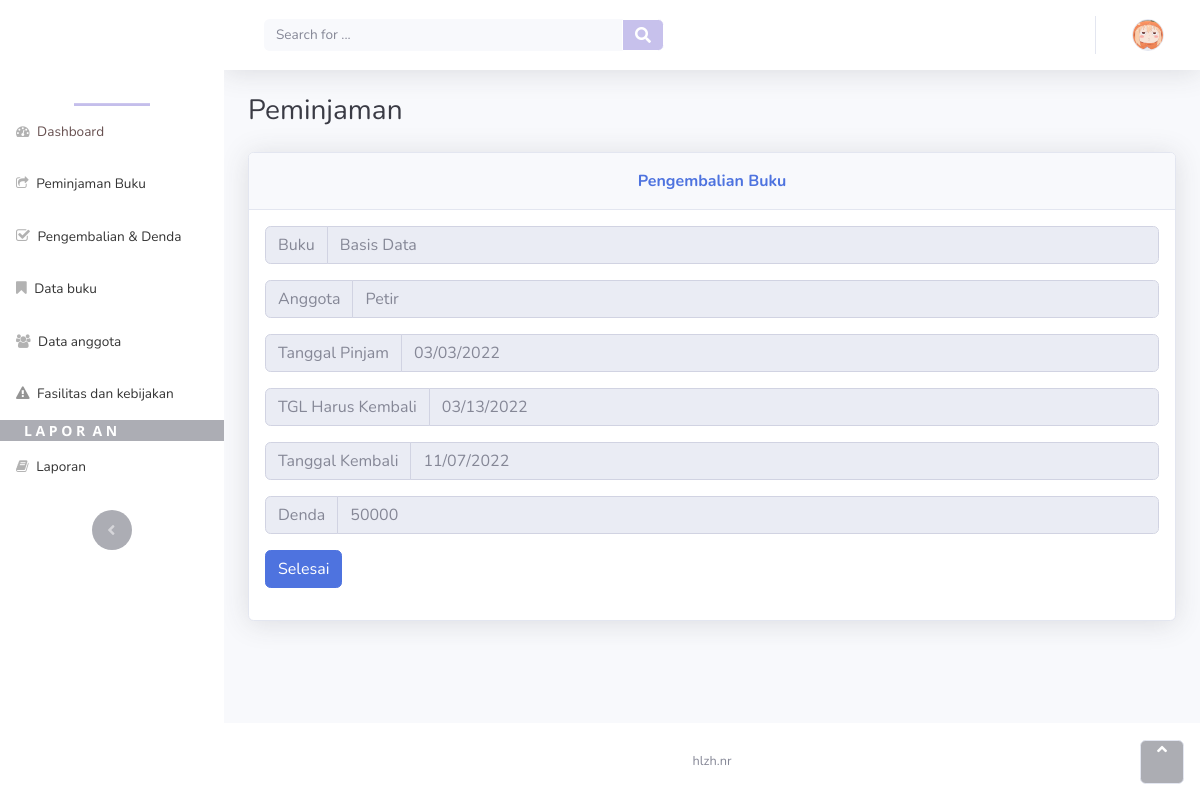
The page /back.php?id_pinjaman=21 on the database its author committed.
### tables this page shows
CREATE TABLE `tb_peminjam` (
  `id_pinjam` int(5) NOT NULL,
  `id_buku` int(100) NOT NULL,
  `id_anggota` int(13) NOT NULL,
  `tgl_pinjam` date NOT NULL,
  `tgl_tempo` date NOT NULL,
  `status` varchar(20) NOT NULL
);

CREATE TABLE `tb_buku` (
  `no` int(11) NOT NULL,
  `rak` int(20) NOT NULL,
  `id_buku` varchar(10) NOT NULL,
  `judul` varchar(100) NOT NULL,
  `pengarang` varchar(100) NOT NULL,
  `penerbit` varchar(100) NOT NULL,
  `thn_terbit` int(5) NOT NULL,
  `kategori` varchar(100) NOT NULL,
  `stok` int(255) NOT NULL,
  `tgl_masuk` date NOT NULL
);

CREATE TABLE `tb_anggota` (
  `id_anggota` int(5) NOT NULL,
  `no_identitas` int(100) NOT NULL,
  `jk` varchar(1) NOT NULL,
  `nama_anggota` varchar(100) NOT NULL,
  `tgl_lhr` date NOT NULL,
  `tlp` varchar(13) NOT NULL,
  `kls` int(2) NOT NULL,
  `jurusan` varchar(30) NOT NULL,
  `alamat` varchar(100) NOT NULL
);

### fungsi.php (called while the page is built, shortened)
<?php
function hitung_denda($tgl_kembali, $tgl_tempo)
{
    if (strtotime( $tgl_kembali ) > strtotime($tgl_tempo)) {
        $kembali = new DateTime($tgl_kembali);
        $jatuh_tempo   = new DateTime($tgl_tempo);
        $selisih = $kembali->diff($jatuh_tempo);
        $selisih = $selisih->format('%d');
        $denda = 2000 * $selisih;
    } else {
        $denda = 0;
    }
    return $denda;
}
?>

### back.php (the view, shortened to what this page needs)
<?php
include 'fungsi.php';
include 'koneksi.php';
$id_pinjama = $_GET['id_pinjaman'];
$q = "SELECT tb_anggota.nama_anggota, tb_buku.*, tb_peminjam. * FROM tb_peminjam
    LEFT JOIN tb_buku ON tb_peminjam.id_buku = tb_buku.id_buku
    LEFT JOIN tb_anggota ON tb_peminjam.id_anggota = tb_anggota.id_anggota
    WHERE tb_peminjam.id_pinjam = $id_pinjama";
$hasil = mysqli_query($koneksi, $q);
$data_pinjam = mysqli_fetch_assoc($hasil);
$tgl_kembali = date('Y-m-d');
$denda = hitung_denda($tgl_kembali, $data_pinjam['tgl_tempo']);
?>
<html>
<head>
    <link rel="stylesheet" href="assets/bootstrap/css/bootstrap.min.css">
    <link rel="stylesheet" href="assets/fonts/fontawesome-all.min.css">
    <link rel="stylesheet" href="assets/fonts/font-awesome.min.css">
    <link rel="stylesheet" href="assets/fonts/fontawesome5-overrides.min.css">
</head>
<body id="page-top">
    <div id="wrapper">
        <nav class="navbar navbar-dark align-items-start sidebar sidebar-dark accordion bg-gradient-primary p-0" style="background: rgb(255,255,255);color: rgb(255,255,255);">
            <div class="container-fluid d-flex flex-column p-0">
                <hr /><a class="navbar-brand d-flex justify-content-center align-items-center sidebar-brand m-0" href="#" style="background: url('assets/img/books.png');background-size: cover;width: 70px;">
                </a>
                <hr class="sidebar-divider my-0" style="width: 76px;background: rgb(25,0,179);height: 3px;" />
                <ul id="accordionSidebar" class="navbar-nav text-light">
                    <li class="nav-item">
                        <a class="nav-link" href="index.php" style="color: rgb(103,80,80);">
                            <i class="fa fa-dashboard" style="color: rgb(178,178,178);"></i>
                            <span>Dashboard</span>
                        </a>
                    </li>
                    <li class="nav-item">
                        <a class="nav-link" href="peminjaman_buku.php">
                            <i class="fa fa-share-square-o" style="color: rgba(0,0,0,0.3);"></i>
                            <span style="color: rgba(0,0,0,0.8);">Peminjaman Buku</span>
                        </a>
                        <a class="nav-link" href="pengembaliandenda.php">
                            <i class="fa fa-check-square-o" style="color: rgba(0,0,0,0.3);font-size: 15px;"></i>
                            <span style="color: rgba(0,0,0,0.8);">Pengembalian &amp; Denda</span>
                        </a>
                        <a class="nav-link" href="data_buku.php">
                            <i class="fa fa-bookmark" style="color: rgba(0,0,0,0.3);font-size: 15px;"></i>
                            <span style="color: rgba(0,0,0,0.8);">Data buku</span>
                        </a><a class="nav-link" href="data_anggota.php">
                            <i class="fa fa-users" style="color: rgba(0,0,0,0.3);"></i>
                            <span style="color: rgba(0,0,0,0.8);">Data anggota</span>
                        </a>
                        <a class="nav-link" href="kebijakan.php">
                            <i class="fa fa-warning" style="color: rgba(0,0,0,0.42);"></i>
                            <span style="color: rgba(0,0,0,0.8);">Fasilitas dan kebijakan</span>
                        </a>
                        <div class="container d-xl-flex" style="background: #acadb4;">
                            <span style="color: rgb(255,255,255);font-size: 14px;font-family: 'Open Sans', sans-serif;font-weight: bold;">L A P O R  A N</span>
                        </div>
                            <a class="nav-link" href="peminjaman_buku.php"><i class="fa fa-book" style="color: rgba(0,0,0,0.3);"></i>
                                <span style="color: rgba(0,0,0,0.8);">Laporan</span></a>
                    </li>
                </ul>
                <div class="text-center d-none d-md-inline" style="color: rgb(50,0,0);"><button id="sidebarToggle" class="btn rounded-circle border-0" type="button" style="color: rgb(102,30,30);background: rgb(172,173,180);border-color: rgba(32,39,86,0);"></button></div>
            </div>
        </nav>
        <div id="content-wrapper" class="d-flex flex-column">
            <div id="content">
                <nav class="navbar navbar-light navbar-expand bg-white shadow mb-4 topbar static-top">
                    <div class="container-fluid"><button id="sidebarToggleTop" class="btn btn-link d-md-none rounded-circle me-3" type="button"><i class="fas fa-bars"></i></button>
                        <form class="d-none d-sm-inline-block me-auto ms-md-3 my-2 my-md-0 mw-100 navbar-search">
                            <div class="input-group"><input class="bg-light form-control border-0 small" type="text" placeholder="Search for ..." /><button class="btn btn-primary py-0" type="button" style="background: rgb(199,193,236);border-color: rgb(255, 255, 255);border-top-color: rgb(255,;border-right-color: 255,;border-bottom-color: 255);border-left-color: 255,;"><i class="fas fa-search"></i></button></div>
                        </form>
                        <ul class="navbar-nav flex-nowrap ms-auto">
                            <li class="nav-item dropdown no-arrow">
                                <div class="nav-item dropdown no-arrow"><a class="dropdown-toggle nav-link" aria-expanded="false" data-bs-toggle="dropdown" href="#"><img class="border rounded-circle img-profile" src="assets/img/avatars/umaru.jpg" /></a>
                                </div>
                            </li>
                        </ul>
                    </div>
                </nav>
                <div class="container-fluid">
                    <h3 class="text-dark mb-4">Peminjaman</h3>
                    <div class="card shadow">
                        <div class="card-header py-3">
                            <p class="text-primary m-0 fw-bold text-center">Pengembalian Buku</p>
                        </div>
                        <div class="card-body">
                            <form action="proses_kembali.php" method="POST">
                                <div class="input-group mb-3">
                                <span class="input-group-text" id="basic-addon1">Buku</span>
                                <input type="text" value="<?php echo $data_pinjam['judul'] ?>" disabled name="buku" required
                                        class="form-control" placeholder="Domisili" aria-label="Username"
                                        aria-describedby="basic-addon1">
                                </div>
                                <div class="input-group mb-3">
                                    <span class="input-group-text" id="basic-addon1">Anggota</span>
                                    <input type="text" value="<?php echo $data_pinjam['nama_anggota'] ?>" disabled name="anggota" required
                                        class="form-control" placeholder="Domisili" aria-label="Username"
                                        aria-describedby="basic-addon1">
                                </div>
                                <div class="input-group mb-3">
                                    <span class="input-group-text" id="basic-addon1">Tanggal Pinjam</span>
                                    <input type="date" value="<?php echo $data_pinjam['tgl_pinjam'] ?>" disabled name="tgl_pinjam" required
                                        class="form-control" placeholder="Usia" aria-label="Username"
                                        aria-describedby="basic-addon1">
                                </div>
                                <div class="input-group mb-3">
                                    <span class="input-group-text" id="basic-addon1">TGL Harus Kembali</span>
                                    <input type="date" value="<?php echo $data_pinjam['tgl_tempo'] ?>" disabled name="tgl_tempo" required
                                        class="form-control" placeholder="Tanggal Tempo" aria-label="Username"
                                        aria-describedby="basic-addon1">
                                </div>
                                <div class="input-group mb-3">
                                    <span class="input-group-text" id="basic-addon1">Tanggal Kembali</span>
                                    <input type="date" value="<?php echo $tgl_kembali ?>" disabled required
                                        class="form-control" placeholder="Usia" aria-label="Username"
                                        aria-describedby="basic-addon1">
                                </div>
                                <div class="input-group mb-3">
                                    <span class="input-group-text" id="basic-addon1">Denda</span>
                                    <input type="text" value="<?php echo $denda ?>" disabled required
                                        class="form-control" placeholder="denda" aria-label="Username"
                                        aria-describedby="basic-addon1">
                                </div>
                                <div class="row mt-3">
                                    <div class="col-3">
                                        <input class="btn btn-primary me-2" type="submit" value="Selesai">
                                    </div>
                                </div>
                            </form>
                        </div>
                    </div>
                </div>
            </div>
            <footer class="bg-white sticky-footer">
                <div class="container my-auto">
                    <div class="text-center my-auto copyright"><span>hlzh.nr</span></div>
                </div>
            </footer>
        </div><a class="border rounded d-inline scroll-to-top" href="#page-top"><i class="fas fa-angle-up"></i></a>
    </div>
</body>
</html>

### rows shown on the page
tb_peminjam: buku "Basis Data", anggota "Petir", tgl_pinjam "03/03/2022", tgl_tempo "03/13/2022", tgl_tempo "50000"
